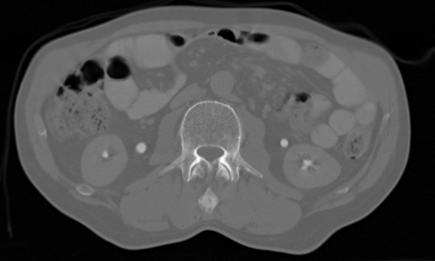
%> input picture ImageProcessingMethods/9. Threshold, Morphological Operations/ABD_CT.jpg, 435 x 261 px, given in place of brachydilate.pgm, which was not available
$ octave BrachyCleanup_6.m   (GNU Octave 9; MATLAB toolbox functions it lacks are replaced by stand-ins)
%> lines starting %> are read from the running program, lines starting %| are printed output that depends on the picture; in (x1, y1, x2, y2) boxes, pixels count from 0 and x2, y2 are one past the last pixel; in counts of white or black regions, pixels touching at a corner belong together; the program's own positions count from 1; pictures that were not available may be replaced by others from this repository, and a replacement may not be noted
% script from W. Birkfellner, M. Figl, J. Hummel: "Medical Image Processing - A Basic Course", copyright 2010 by Taylor & Francis
clear;
StepOne_Hough_6;
%> (this line was passed over: StepOne_Hough_6 is not available in this run)
StepTwo_DilateHough_6;
%> (this line was passed over: StepTwo_DilateHough_6 is not available in this run)
StepThree_Threshold_6;
%> (this line was passed over: StepThree_Threshold_6 is not available in this run)
clear;
dilimg=imread('brachydilate.pgm');
%> dilimg is the input picture: size 261x435 uint8; min 0, max 255, mean 76.1
dilimg=round(dilimg/255.0);
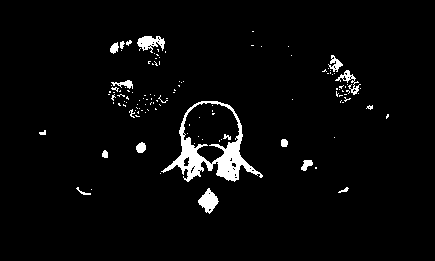
%> dilimg: size 261x435 uint8; values 0 (black) and 1 (white), 3.4% white; 122 white regions (103 under 20 px), largest, box (x1, y1, x2, y2) and area: (161, 101, 263, 182) 2054, (198, 188, 219, 214) 294, (137, 36, 165, 53) 270
thimg=imread('brachythreshold.pgm');
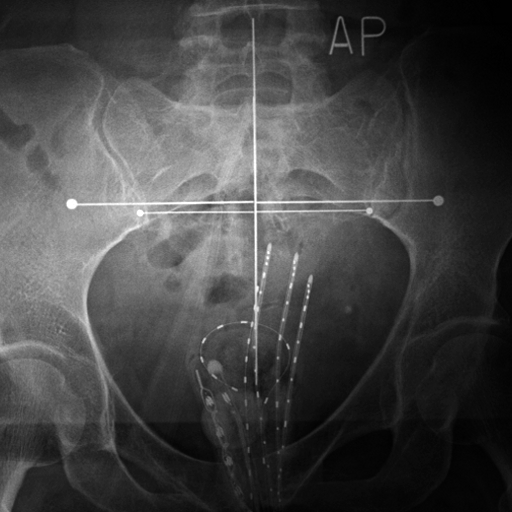
%> input picture ImageProcessingMethods/9. Threshold, Morphological Operations/brachy.jpg, 512 x 512 px, given in place of brachythreshold.pgm, which was not available
%> thimg is the input picture: size 512x512 uint8; min 0, max 255, mean 68.4
thimg=round(thimg/255.0);
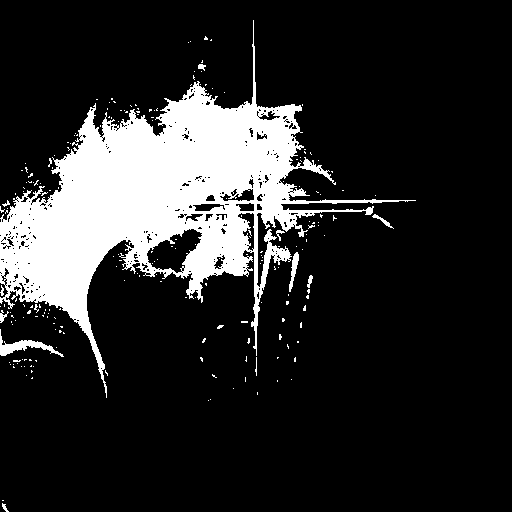
%> thimg: size 512x512 uint8; values 0 (black) and 1 (white), 16.5% white; 210 white regions (198 under 20 px), largest, box (x1, y1, x2, y2) and area: (0, 20, 416, 398) 41645, (0, 329, 64, 357) 471, (289, 252, 299, 292) 170
mask=zeros(512,512);
%> (the run ends here)
